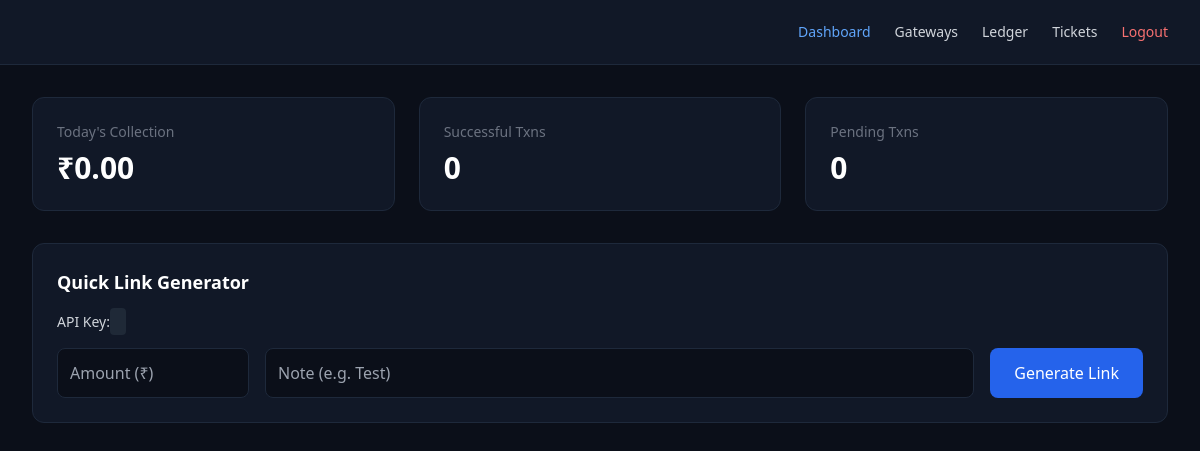
/ (signed in), run on an earlier commit of the app's database.
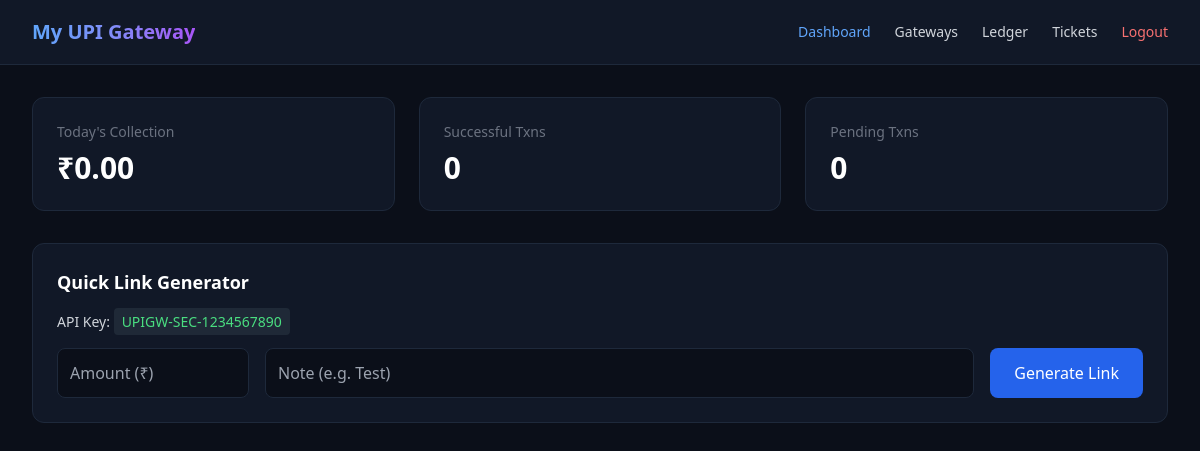
And on a later commit of the database.
### tables this page shows
CREATE TABLE `settings` (
  `id` INT PRIMARY KEY DEFAULT 1,
  `merchant_name` VARCHAR(255) DEFAULT 'My UPI Gateway',
  `theme_color` VARCHAR(20) DEFAULT '#2563EB',
  `logo_url` VARCHAR(255) DEFAULT NULL,
  `admin_pin` VARCHAR(255) DEFAULT '1234',  
  `admin_ip_whitelist` TEXT,  
  `active_gateway_id` INT DEFAULT 1,
  `api_key` VARCHAR(100) NOT NULL,
  `updated_at` TIMESTAMP DEFAULT CURRENT_TIMESTAMP ON UPDATE CURRENT_TIMESTAMP
);

### config.php (called while the page is built, shortened)
<?php
try {
    $pdo = new PDO("mysql:host=" . DB_HOST . ";dbname=" . DB_NAME, DB_USER, DB_PASS);
    $pdo->setAttribute(PDO::ATTR_ERRMODE, PDO::ERRMODE_EXCEPTION);
    $pdo->setAttribute(PDO::ATTR_DEFAULT_FETCH_MODE, PDO::FETCH_ASSOC);
} catch(PDOException $e) {
    die("Database Connection failed");
}
$stmt = $pdo->query("SELECT * FROM settings WHERE id = 1");
$settings = $stmt->fetch();

### views/dashboard.php (the view, shortened to what this page needs)
<?php
$stats = [
    'today' => $pdo->query("SELECT COALESCE(SUM(amount),0) FROM transactions_ledger WHERE DATE(created_at) = CURDATE() AND status='SUCCESS'")->fetchColumn(),
    'success' => $pdo->query("SELECT COUNT(*) FROM transactions_ledger WHERE status='SUCCESS'")->fetchColumn(),
    'pending' => $pdo->query("SELECT COUNT(*) FROM transactions_ledger WHERE status='PENDING'")->fetchColumn()
];
?>
<!DOCTYPE html>
<html lang="en">
<head>
    <script src="https://cdn.tailwindcss.com"></script>
</head>
<body class="bg-[#0B0F19] text-gray-300 font-sans min-h-screen" x-data="{ tab: 'dashboard' }">
    <nav class="bg-[#111827] border-b border-[#1E293B] sticky top-0 z-50">
        <div class="max-w-7xl mx-auto px-4 sm:px-6 lg:px-8 flex justify-between items-center h-16">
            <div class="font-bold text-xl text-transparent bg-clip-text bg-gradient-to-r from-blue-400 via-indigo-400 to-purple-500">
            </div>
            <div class="flex space-x-6 font-medium text-sm">
                <button @click="tab = 'dashboard'" :class="tab == 'dashboard' ? 'text-blue-400' : 'hover:text-white'">Dashboard</button>
                <button @click="tab = 'gateways'" :class="tab == 'gateways' ? 'text-blue-400' : 'hover:text-white'">Gateways</button>
                <button @click="tab = 'ledger'" :class="tab == 'ledger' ? 'text-blue-400' : 'hover:text-white'">Ledger</button>
                <button @click="tab = 'tickets'" :class="tab == 'tickets' ? 'text-blue-400' : 'hover:text-white'">Tickets</button>
                <a href="/?logout=1" class="text-red-400 hover:text-red-300">Logout</a>
            </div>
        </div>
    </nav>
    <main class="max-w-7xl mx-auto px-4 sm:px-6 lg:px-8 py-8">
        <div x-show="tab === 'dashboard'">
            <div class="grid grid-cols-1 md:grid-cols-3 gap-6 mb-8">
                <div class="bg-[#111827] p-6 rounded-xl border border-[#1E293B]">
                    <div class="text-sm text-gray-500">Today's Collection</div>
                    <div class="text-3xl font-bold text-white mt-2">₹<?= number_format($stats['today'], 2) ?></div>
                </div>
                <div class="bg-[#111827] p-6 rounded-xl border border-[#1E293B]">
                    <div class="text-sm text-gray-500">Successful Txns</div>
                    <div class="text-3xl font-bold text-white mt-2"><?= $stats['success'] ?></div>
                </div>
                <div class="bg-[#111827] p-6 rounded-xl border border-[#1E293B]">
                    <div class="text-sm text-gray-500">Pending Txns</div>
                    <div class="text-3xl font-bold text-white mt-2"><?= $stats['pending'] ?></div>
                </div>
            </div>
            <div class="bg-[#111827] p-6 rounded-xl border border-[#1E293B]">
                <h3 class="text-lg font-bold text-white mb-4">Quick Link Generator</h3>
                <p class="text-sm mb-4">API Key: <span class="bg-gray-800 px-2 py-1 rounded text-green-400 select-all"><?= $settings['api_key'] ?></span></p>
                <form action="/api/create-order" method="POST" target="_blank" class="flex gap-4">
                    <input type="number" name="amount" placeholder="Amount (₹)" class="bg-[#0B0F19] border border-[#1E293B] rounded-lg p-3 text-white outline-none w-48" required>
                    <input type="text" name="customer_note" placeholder="Note (e.g. Test)" class="bg-[#0B0F19] border border-[#1E293B] rounded-lg p-3 text-white outline-none flex-1">
                    <button type="submit" class="bg-blue-600 hover:bg-blue-700 text-white px-6 py-3 rounded-lg font-medium transition">Generate Link</button>
                </form>
            </div>
        </div>
    </main>
</body>
</html>

### public/index.php (shortened to what this page needs)
<?php
require_once __DIR__ . '/../config.php';
$request_uri = parse_url($_SERVER['REQUEST_URI'], PHP_URL_PATH);
switch ($request_uri) {
    case '/':
    case '/index.php':
        require __DIR__ . '/../views/dashboard.php';
        break;
}

What changed in the data, as far as the page shows it:
added settings: api_key "UPIGW-SEC-1234567890"
